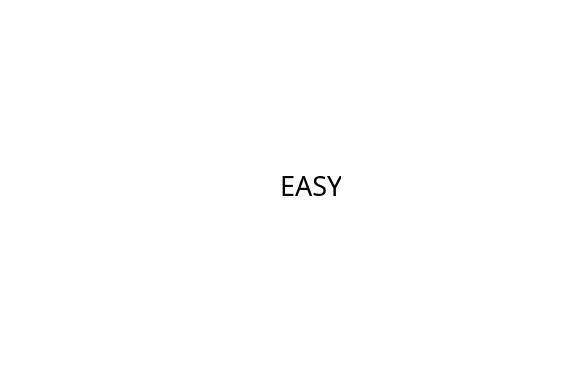
<?xml version="1.0" encoding="UTF-8"?>
<ui version="4.0">
 <class>MainWindow</class>
 <widget class="QMainWindow" name="MainWindow">
  <property name="geometry">
   <rect>
    <x>0</x>
    <y>0</y>
    <width>580</width>
    <height>384</height>
   </rect>
  </property>
  <property name="windowTitle">
   <string>MainWindow</string>
  </property>
  <property name="styleSheet">
   <string notr="true">background-color: rgb(255, 255, 255);</string>
  </property>
  <widget class="QWidget" name="centralwidget">
   <widget class="QLabel" name="label_2">
    <property name="geometry">
     <rect>
      <x>280</x>
      <y>150</y>
      <width>61</width>
      <height>71</height>
     </rect>
    </property>
    <property name="font">
     <font>
      <family>Stencil</family>
      <pointsize>20</pointsize>
     </font>
    </property>
    <property name="text">
     <string>EASY</string>
    </property>
   </widget>
  </widget>
  <widget class="QMenuBar" name="menubar">
   <property name="geometry">
    <rect>
     <x>0</x>
     <y>0</y>
     <width>580</width>
     <height>18</height>
    </rect>
   </property>
  </widget>
  <widget class="QStatusBar" name="statusbar"/>
 </widget>
 <resources/>
 <connections/>
</ui>
